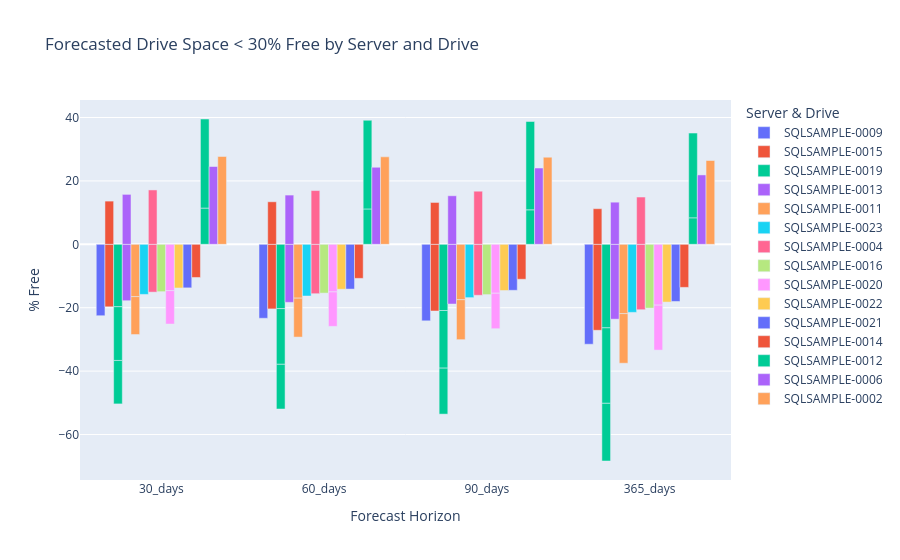

Notebook cell for this chart:
### Markdown cell above
## 5. Visualizing the "Danger Zone" (< 30% Free Space)
Filter the forecast down to drives that are predicted to fall below our 30% threshold and chart them.

### Code cell
# Filter rows where predicted free space is less than 30%
filtered_forecast = grouped_forecast[grouped_forecast["predicted_PercentageFree"] < 30].copy()

# Combine server and drive for labeling (FIXED: Removed .loc to properly update column)
filtered_forecast["DriveLetter"] = filtered_forecast["dbserver"] + " - Drive " + filtered_forecast["DriveLetter"]

# Set custom order for forecast_horizon
filtered_forecast["forecast_horizon"] = pd.Categorical(
    filtered_forecast["forecast_horizon"],
    categories=["30_days", "60_days", "90_days", "365_days"],
    ordered=True
)

filtered_forecast = filtered_forecast.sort_values(["forecast_horizon", "predicted_PercentageFree"])

# Create a bar plot
fig = px.bar(
    filtered_forecast,
    x="forecast_horizon",
    y="predicted_PercentageFree",
    color="dbserver",
    barmode="group",
    title="Forecasted Drive Space < 30% Free by Server and Drive",
    labels={
        "predicted_PercentageFree": "% Free",
        "dbserver": "Server & Drive",
        "forecast_horizon": "Forecast Horizon"    
    }
)

# Export filtered data and image
filtered_forecast.to_csv("./output/forecast_below_30_labeled.csv", index=False)
# fig.write_image("./output/forecast_below_30_labeled.png")

# Display the interactive plot in the notebook
fig.show()

### Figure 1 — Plotly figure (JSON) as saved in the notebook; plotly's stock layout.template omitted (floating-point values rounded to 4 significant figures)
{"data": [{"alignmentgroup": "True", "hovertemplate": "Server & Drive=SQLSAMPLE-0009<br>Forecast Horizon=%{x}<br>% Free=%{y}<extra></extra>", "legendgroup": "SQLSAMPLE-0009", "marker": {"color": "#636efa", "pattern": {"shape": ""}}, "name": "SQLSAMPLE-0009", "offsetgroup": "SQLSAMPLE-0009", "orientation": "v", "showlegend": true, "textposition": "auto", "type": "bar", "x": ["30_days", "60_days", "90_days", "365_days"], "xaxis": "x", "y": [-22.53, -23.33, -24.14, -31.52], "yaxis": "y"}, {"alignmentgroup": "True", "hovertemplate": "Server & Drive=SQLSAMPLE-0015<br>Forecast Horizon=%{x}<br>% Free=%{y}<extra></extra>", "legendgroup": "SQLSAMPLE-0015", "marker": {"color": "#EF553B", "pattern": {"shape": ""}}, "name": "SQLSAMPLE-0015", "offsetgroup": "SQLSAMPLE-0015", "orientation": "v", "showlegend": true, "textposition": "auto", "type": "bar", "x": ["30_days", "30_days", "60_days", "60_days", "90_days", "90_days", "365_days", "365_days"], "xaxis": "x", "y": [-19.71, 13.63, -20.38, 13.42, -21.04, 13.2, -27.12, 11.24], "yaxis": "y"}, {"alignmentgroup": "True", "hovertemplate": "Server & Drive=SQLSAMPLE-0019<br>Forecast Horizon=%{x}<br>% Free=%{y}<extra></extra>", "legendgroup": "SQLSAMPLE-0019", "marker": {"color": "#00cc96", "pattern": {"shape": ""}}, "name": "SQLSAMPLE-0019", "offsetgroup": "SQLSAMPLE-0019", "orientation": "v", "showlegend": true, "textposition": "auto", "type": "bar", "x": ["30_days", "30_days", "30_days", "60_days", "60_days", "60_days", "90_days", "90_days", "90_days", "365_days", "365_days", "365_days"], "xaxis": "x", "y": [-19.69, -16.95, -13.71, -20.28, -17.57, -14.11, -20.88, -18.18, -14.51, -26.35, -23.81, -18.2], "yaxis": "y"}, {"alignmentgroup": "True", "hovertemplate": "Server & Drive=SQLSAMPLE-0013<br>Forecast Horizon=%{x}<br>% Free=%{y}<extra></extra>", "legendgroup": "SQLSAMPLE-0013", "marker": {"color": "#ab63fa", "pattern": {"shape": ""}}, "name": "SQLSAMPLE-0013", "offsetgroup": "SQLSAMPLE-0013", "orientation": "v", "showlegend": true, "textposition": "auto", "type": "bar", "x": ["30_days", "30_days", "60_days", "60_days", "90_days", "90_days", "365_days", "365_days"], "xaxis": "x", "y": [-17.79, 15.75, -18.31, 15.53, -18.83, 15.31, -23.61, 13.29], "yaxis": "y"}, {"alignmentgroup": "True", "hovertemplate": "Server & Drive=SQLSAMPLE-0011<br>Forecast Horizon=%{x}<br>% Free=%{y}<extra></extra>", "legendgroup": "SQLSAMPLE-0011", "marker": {"color": "#FFA15A", "pattern": {"shape": ""}}, "name": "SQLSAMPLE-0011", "offsetgroup": "SQLSAMPLE-0011", "orientation": "v", "showlegend": true, "textposition": "auto", "type": "bar", "x": ["30_days", "30_days", "60_days", "60_days", "90_days", "90_days", "365_days", "365_days"], "xaxis": "x", "y": [-16.51, -11.95, -16.99, -12.28, -17.47, -12.61, -21.87, -15.64], "yaxis": "y"}, {"alignmentgroup": "True", "hovertemplate": "Server & Drive=SQLSAMPLE-0023<br>Forecast Horizon=%{x}<br>% Free=%{y}<extra></extra>", "legendgroup": "SQLSAMPLE-0023", "marker": {"color": "#19d3f3", "pattern": {"shape": ""}}, "name": "SQLSAMPLE-0023", "offsetgroup": "SQLSAMPLE-0023", "orientation": "v", "showlegend": true, "textposition": "auto", "type": "bar", "x": ["30_days", "60_days", "90_days", "365_days"], "xaxis": "x", "y": [-15.81, -16.31, -16.82, -21.47], "yaxis": "y"}, {"alignmentgroup": "True", "hovertemplate": "Server & Drive=SQLSAMPLE-0004<br>Forecast Horizon=%{x}<br>% Free=%{y}<extra></extra>", "legendgroup": "SQLSAMPLE-0004", "marker": {"color": "#FF6692", "pattern": {"shape": ""}}, "name": "SQLSAMPLE-0004", "offsetgroup": "SQLSAMPLE-0004", "orientation": "v", "showlegend": true, "textposition": "auto", "type": "bar", "x": ["30_days", "30_days", "60_days", "60_days", "90_days", "90_days", "365_days", "365_days"], "xaxis": "x", "y": [-15.08, 17.15, -15.58, 16.95, -16.08, 16.75, -20.63, 14.92], "yaxis": "y"}, {"alignmentgroup": "True", "hovertemplate": "Server & Drive=SQLSAMPLE-0016<br>Forecast Horizon=%{x}<br>% Free=%{y}<extra></extra>", "legendgroup": "SQLSAMPLE-0016", "marker": {"color": "#B6E880", "pattern": {"shape": ""}}, "name": "SQLSAMPLE-0016", "offsetgroup": "SQLSAMPLE-0016", "orientation": "v", "showlegend": true, "textposition": "auto", "type": "bar", "x": ["30_days", "60_days", "90_days", "365_days"], "xaxis": "x", "y": [-14.93, -15.4, -15.86, -20.12], "yaxis": "y"}, {"alignmentgroup": "True", "hovertemplate": "Server & Drive=SQLSAMPLE-0020<br>Forecast Horizon=%{x}<br>% Free=%{y}<extra></extra>", "legendgroup": "SQLSAMPLE-0020", "marker": {"color": "#FF97FF", "pattern": {"shape": ""}}, "name": "SQLSAMPLE-0020", "offsetgroup": "SQLSAMPLE-0020", "orientation": "v", "showlegend": true, "textposition": "auto", "type": "bar", "x": ["30_days", "30_days", "60_days", "60_days", "90_days", "90_days", "365_days", "365_days"], "xaxis": "x", "y": [-14.62, -10.53, -15.02, -10.86, -15.43, -11.19, -19.19, -14.19], "yaxis": "y"}, {"alignmentgroup": "True", "hovertemplate": "Server & Drive=SQLSAMPLE-0022<br>Forecast Horizon=%{x}<br>% Free=%{y}<extra></extra>", "legendgroup": "SQLSAMPLE-0022", "marker": {"color": "#FECB52", "pattern": {"shape": ""}}, "name": "SQLSAMPLE-0022", "offsetgroup": "SQLSAMPLE-0022", "orientation": "v", "showlegend": true, "textposition": "auto", "type": "bar", "x": ["30_days", "60_days", "90_days", "365_days"], "xaxis": "x", "y": [-13.77, -14.17, -14.57, -18.23], "yaxis": "y"}, {"alignmentgroup": "True", "hovertemplate": "Server & Drive=SQLSAMPLE-0021<br>Forecast Horizon=%{x}<br>% Free=%{y}<extra></extra>", "legendgroup": "SQLSAMPLE-0021", "marker": {"color": "#636efa", "pattern": {"shape": ""}}, "name": "SQLSAMPLE-0021", "offsetgroup": "SQLSAMPLE-0021", "orientation": "v", "showlegend": true, "textposition": "auto", "type": "bar", "x": ["30_days", "60_days", "90_days", "365_days"], "xaxis": "x", "y": [-13.74, -14.12, -14.5, -18.03], "yaxis": "y"}, {"alignmentgroup": "True", "hovertemplate": "Server & Drive=SQLSAMPLE-0014<br>Forecast Horizon=%{x}<br>% Free=%{y}<extra></extra>", "legendgroup": "SQLSAMPLE-0014", "marker": {"color": "#EF553B", "pattern": {"shape": ""}}, "name": "SQLSAMPLE-0014", "offsetgroup": "SQLSAMPLE-0014", "orientation": "v", "showlegend": true, "textposition": "auto", "type": "bar", "x": ["30_days", "60_days", "90_days", "365_days"], "xaxis": "x", "y": [-10.46, -10.74, -11.02, -13.59], "yaxis": "y"}, {"alignmentgroup": "True", "hovertemplate": "Server & Drive=SQLSAMPLE-0012<br>Forecast Horizon=%{x}<br>% Free=%{y}<extra></extra>", "legendgroup": "SQLSAMPLE-0012", "marker": {"color": "#00cc96", "pattern": {"shape": ""}}, "name": "SQLSAMPLE-0012", "offsetgroup": "SQLSAMPLE-0012", "orientation": "v", "showlegend": true, "textposition": "auto", "type": "bar", "x": ["30_days", "30_days", "60_days", "60_days", "90_days", "90_days", "365_days", "365_days"], "xaxis": "x", "y": [11.43, 28.1, 11.16, 27.98, 10.88, 27.86, 8.361, 26.75], "yaxis": "y"}, {"alignmentgroup": "True", "hovertemplate": "Server & Drive=SQLSAMPLE-0006<br>Forecast Horizon=%{x}<br>% Free=%{y}<extra></extra>", "legendgroup": "SQLSAMPLE-0006", "marker": {"color": "#ab63fa", "pattern": {"shape": ""}}, "name": "SQLSAMPLE-0006", "offsetgroup": "SQLSAMPLE-0006", "orientation": "v", "showlegend": true, "textposition": "auto", "type": "bar", "x": ["30_days", "60_days", "90_days", "365_days"], "xaxis": "x", "y": [24.54, 24.31, 24.07, 21.89], "yaxis": "y"}, {"alignmentgroup": "True", "hovertemplate": "Server & Drive=SQLSAMPLE-0002<br>Forecast Horizon=%{x}<br>% Free=%{y}<extra></extra>", "legendgroup": "SQLSAMPLE-0002", "marker": {"color": "#FFA15A", "pattern": {"shape": ""}}, "name": "SQLSAMPLE-0002", "offsetgroup": "SQLSAMPLE-0002", "orientation": "v", "showlegend": true, "textposition": "auto", "type": "bar", "x": ["30_days", "60_days", "90_days", "365_days"], "xaxis": "x", "y": [27.71, 27.6, 27.48, 26.44], "yaxis": "y"}], "layout": {"barmode": "group", "legend": {"title": {"text": "Server & Drive"}, "tracegroupgap": 0}, "title": {"text": "Forecasted Drive Space < 30% Free by Server and Drive"}, "xaxis": {"anchor": "y", "domain": [0, 1], "title": {"text": "Forecast Horizon"}}, "yaxis": {"anchor": "x", "domain": [0, 1], "title": {"text": "% Free"}}}}
